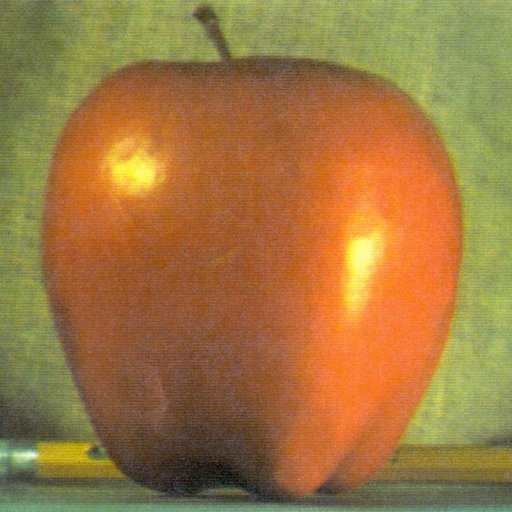
#> input picture apple.jpg, 512 x 512 px, given in place of the camera
$ python imedg.py   (older library calls are emulated)
#> lines starting #> are read from the running program, lines starting #| are printed output that depends on the picture
import cv2
import numpy as np

cam=cv2.VideoCapture(0)

while True:
    ret,frame=cam.read()
#> frame is the input picture: shape (512, 512, 3); mean B, G, R 64.8, 119.7, 159.1

    sobelx=cv2.Sobel(frame,cv2.CV_64F,1,0,ksize=5)
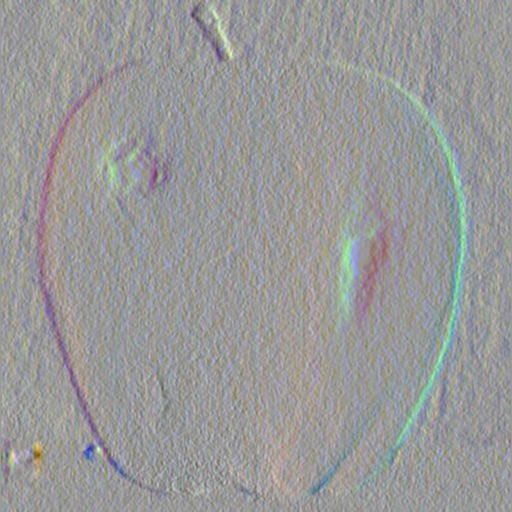
#> sobelx: shape (512, 512, 3) float64; mean B, G, R 3.5, 8.7, 8; drawn with min black and max white
    sobely=cv2.Sobel(frame,cv2.CV_64F,0,1,ksize=5)
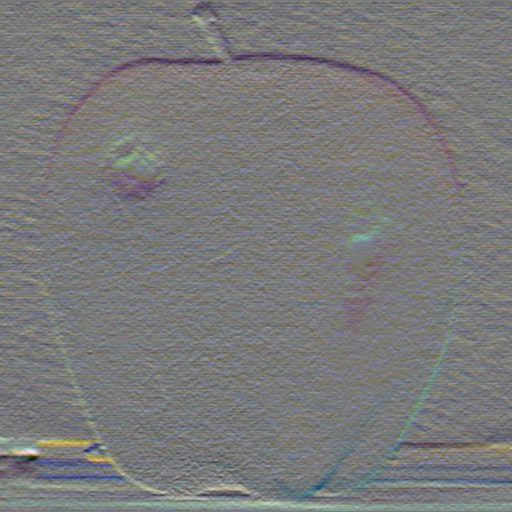
#> sobely: shape (512, 512, 3) float64; mean B, G, R 6.1, -2.4, -9.4; drawn with min black and max white
    #Edge detector the dimension is for the size of the kernel
    edge=cv2.Canny(frame,50,100)
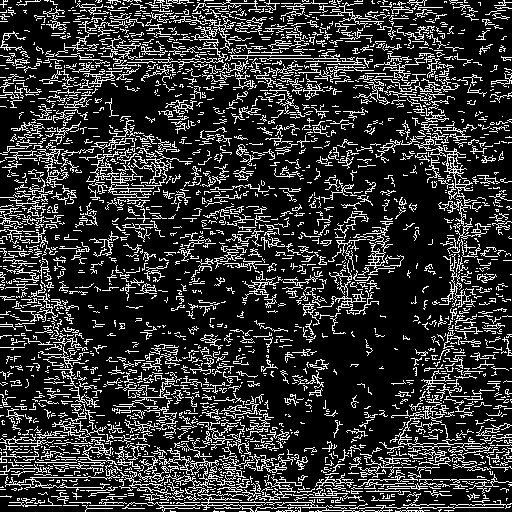
#> edge: shape (512, 512); 19.7% white in thin lines or dots

    laplace=cv2.Laplacian(frame,cv2.CV_64F)
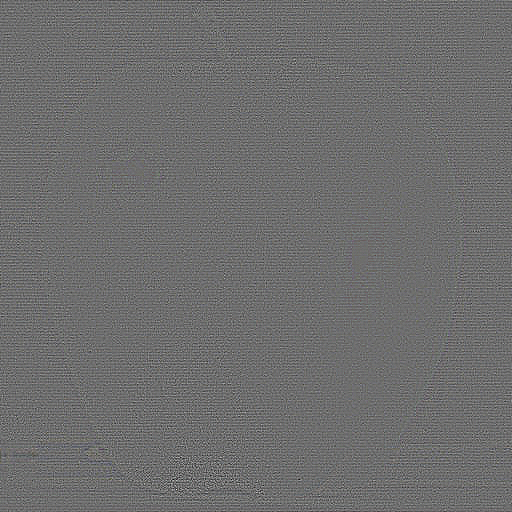
#> laplace: shape (512, 512, 3) float64; mean B, G, R 0, 0, 0; drawn with min black and max white

    #cv2.imshow('sobelx',sobelx)
    #cv2.imshow('sobely',sobely)
    #cv2.imshow('laplace',laplace)
    cv2.imshow('edge',edge)

    k=cv2.waitKey(1) & 0xFF
#> (key q is pressed here)
    if k==ord('q'):
        break

cv2.destroyAllWindows()
cam.release()

$ run again, on click.jpg
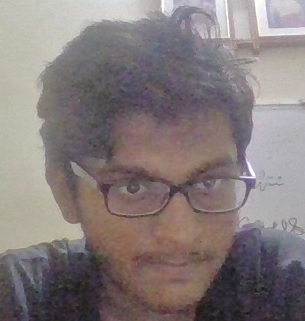
#> input picture click.jpg, 305 x 321 px, given in place of the camera
#> frame is the input picture: shape (321, 305, 3); mean B, G, R 123.6, 123.6, 133.2
#> `edge=cv2.Canny(frame,50,100)`:
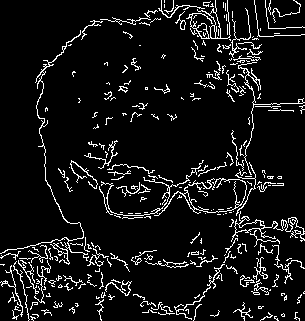
#> edge: shape (321, 305); 8% white in thin lines or dots
#> `laplace=cv2.Laplacian(frame,cv2.CV_64F)`:
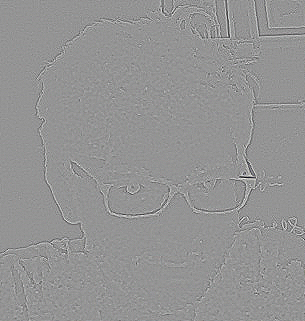
#> laplace: shape (321, 305, 3) float64; mean B, G, R 0, 0, 0; drawn with min black and max white
